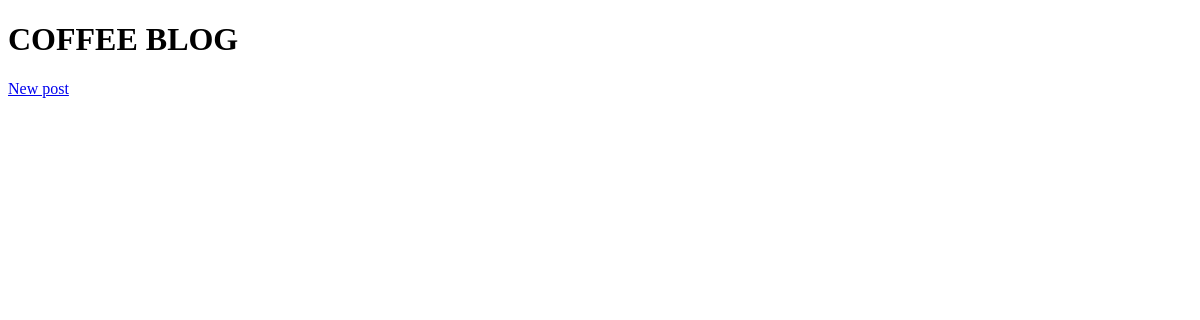
The app's page /, older data.
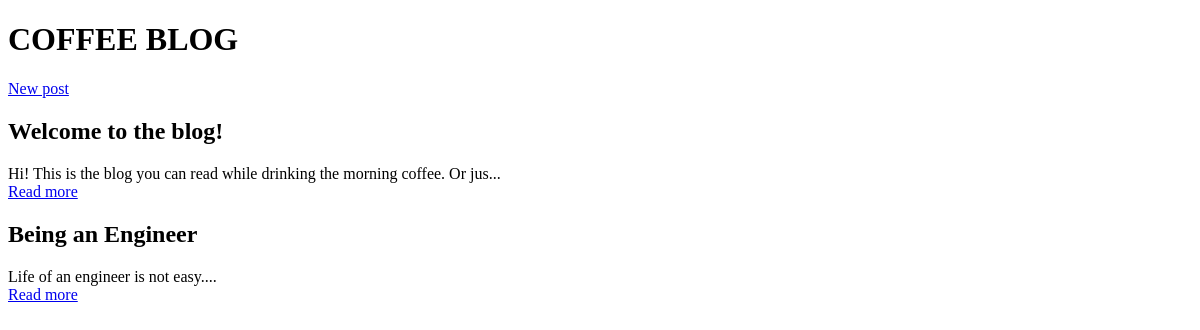
The same page, newer data.
### posts/models.py (models this page shows, shortened)
class Post(models.Model):
    title = models.CharField(max_length=250)
    author = models.ForeignKey(User, on_delete=models.CASCADE)  # !add related_name later!
    text = models.TextField()
    slug = models.SlugField(max_length=250, unique_for_date='publish_date')
    publish_date = models.DateTimeField(auto_now=True)
    status = models.CharField(max_length=20, choices=CHOICES, default=DRAFT)
    objects = models.Manager()  # default manager for all posts
    published = PublishedManager()  # custom manager only for published posts
    class Meta:
        ordering = ('-publish_date',)

### posts/views.py (the view)
# urls.py: path('', BlogListView.as_view(), name='home'),
class BlogListView(ListView):
    queryset = Post.published.all()  # modifies the displayed posts to only those with status = published
    model = Post
    template_name = 'posts/home.html'
    paginate_by = 5  # how many posts will be displayed

### posts/templates/posts/home.html (shortened to what this page needs)
<!DOCTYPE html>
<html lang="en">
<head>
</head>
<header>
    <h1> COFFEE BLOG </h1>
    <a href="{% url 'posts:new' %}">New post</a>
</header>
<body>
{% for post in post_list %}
<h2>{{ post.title }}</h2>
    {{ post.text|slice:":75" }}...
<br/>
    <a href="{% url 'posts:detail' post.slug %}">Read more</a>
{% endfor %}
<br/>
</body>
</html>

Row changes from the older to the newer data that the page shows:
now on this page (row edited): Post: title "Welcome to the blog!", text "Hi! This is the blog you can read while drinking the morning coffee. Or jus"
now on this page (row edited): Post: title "Being an Engineer", text "Life of an engineer is not easy."
